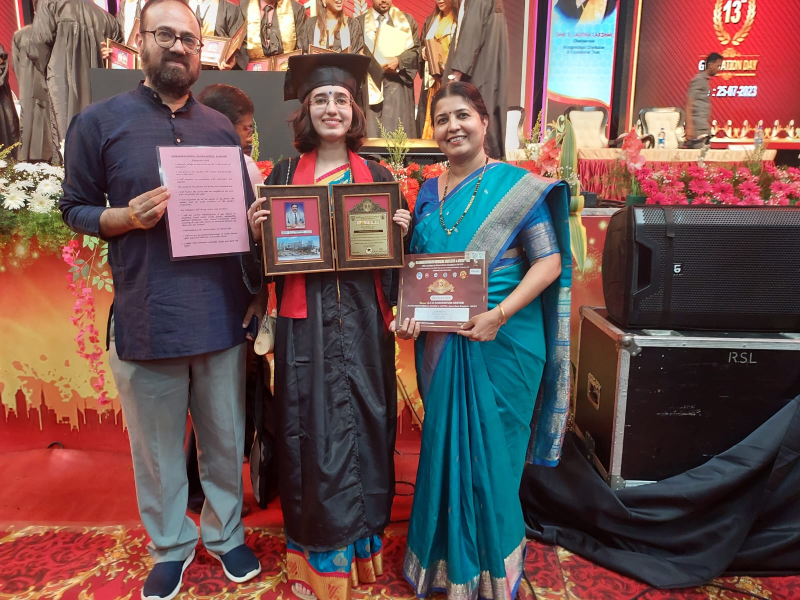
#> input picture Figures/chitnis.jpg, 1600 x 1200 px (shown at 1/2 size)
$ jupyter execute --allow-errors '05.04 process image.ipynb'
#> lines starting #> are read from the running program, lines starting #| are printed output that depends on the picture
#### Image Processing

[cell 1]
import numpy as np
import pandas as pd
import cv2

from random import randint
import matplotlib.pyplot as plt

from PIL import Image

#> (a cell that did not finish here is left out)

#> (a cell that did not finish here is left out)

[cell 4]
import seaborn as sns
cm = sns.light_palette("grey", as_cmap=True)

pd.set_option('display.max_rows', 30)
pd.set_option('display.max_columns', 30)

index = randint(0, 19)
plt.figure(figsize=(4,4))
#> (the rest of this cell did not finish here and is left out)

[cell 5]
from sklearn.datasets import load_digits
digits = load_digits()

X_num_ = digits.images[:20]
y_num_ = digits.target[:20]

index = randint(0, 19)
plt.figure(figsize=(1,1))
plt.imshow(X_num_[index], cmap='gray')
plt.title(f'Label: {y_num_[index]}');

#> (the rest of this cell did not finish here and is left out)

#### Rotate Image

[cell 6]
import seaborn as sns
cm = sns.light_palette("grey", as_cmap=True)

pd.set_option('display.max_rows', 30)
pd.set_option('display.max_columns', 30)

index = randint(0, 19)
plt.figure(figsize=(4,1))

plt.subplot(1,3,1)
#> (the rest of this cell did not finish here and is left out)

##### Numbers are boring
##### Grey scale is dull

[cell 7]
img = Image.open("../Figures/chitnis.jpg")
#> img is the input picture: PIL image 1600x1200 RGB; mean R, G, B 111.3, 84, 81.2

[cell 8]
width = 1600
size = (width, int(width*3/4))
plt.figure(figsize = (6,3))

plt.subplot(1,2,1)
plt.axis('off')
plt.imshow(img.resize(size))
print(f"\nimage size: {img.resize(size).size}")
#| image size: (1600, 1200)

plt.subplot(1,2,2)
plt.axis('off')
plt.imshow(img.convert('LA').resize(size));

plt.tight_layout()
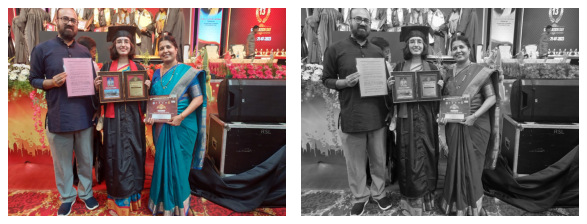
#> figure drawn by matplotlib, 2 panels

[cell 9]
flip_img = img.transpose(method=Image.FLIP_TOP_BOTTOM)
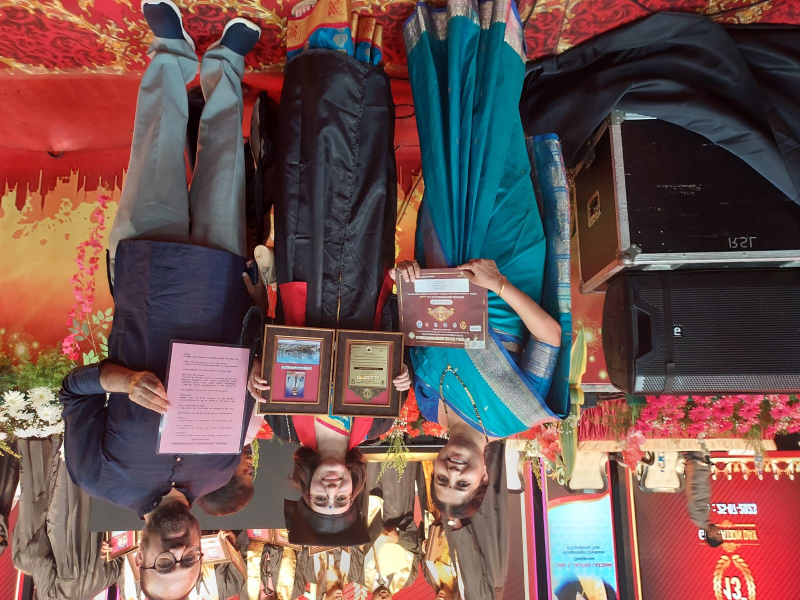
#> flip_img: PIL image 1600x1200 RGB (shown at 1/2 size); mean R, G, B 111.3, 84, 81.2
rot_img = img.transpose(Image.FLIP_LEFT_RIGHT)
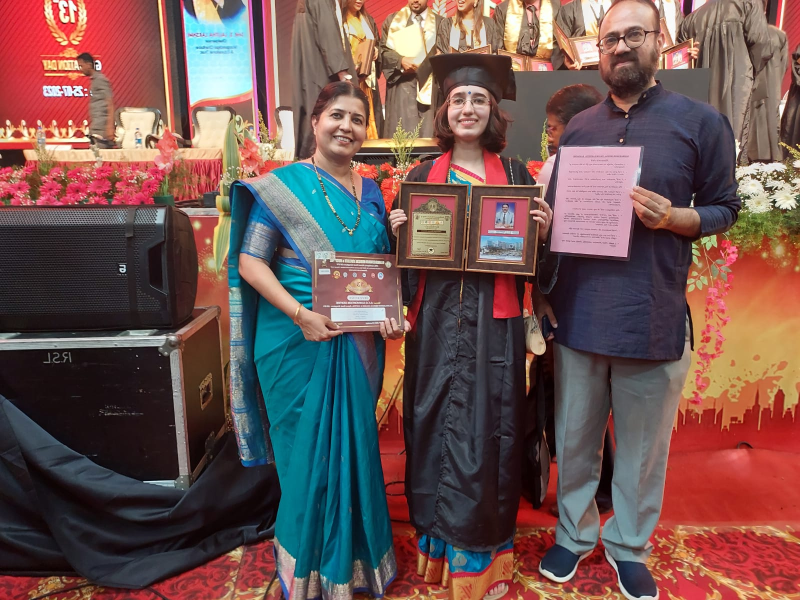
#> rot_img: PIL image 1600x1200 RGB (shown at 1/2 size); mean R, G, B 111.3, 84, 81.2

plt.figure(figsize = (10,3))

plt.subplot(1,3,1)
plt.axis('off')
plt.title('rotated');
plt.imshow(img.rotate(20));

plt.subplot(1,3,2)
plt.axis('off')
plt.title('mirrored');
plt.imshow(rot_img);

plt.subplot(1,3,3)
plt.axis('off')
plt.title('up-down');
plt.imshow(flip_img);

plt.tight_layout()
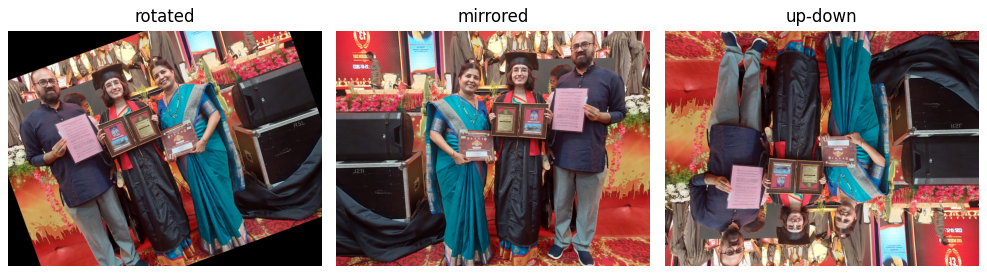
#> figure drawn by matplotlib, 3 panels
